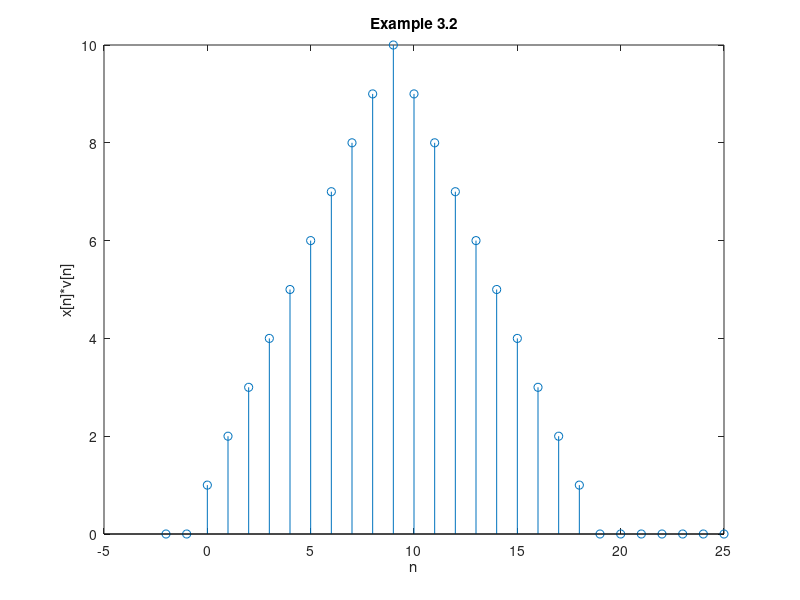

Write the MATLAB code that produced this figure.
% Example 3.2
%
p = [0 ones(1,10) zeros(1,5)];  % corresponds to n=-1 to n=14
x = p; v = p;
y = conv(x,v);
n=-2:25;
stem(n,y(1:length(n)))  % see the tutorial for obtaining closed circles
title('Example 3.2')
ylabel('x[n]*v[n]')
xlabel('n')
